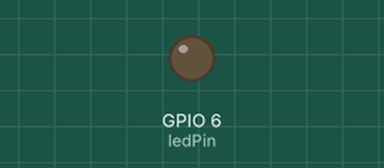
Simulated run of this program. Board: Raspberry Pi (BCM pin numbers). Shown: output pins drawn as LEDs (lit = HIGH).

Above: at 0.05 s.
At 4.55 s:
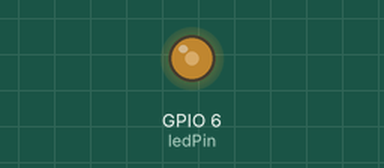
At 9.05 s:
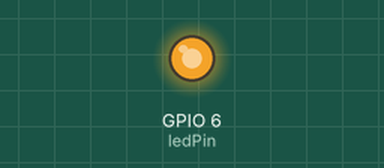
At 18.05 s:
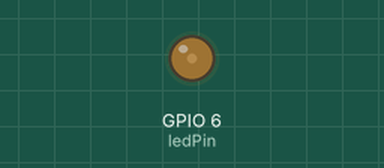
Timing chart, 0 to 26.0 s (numbered marks = the images above):
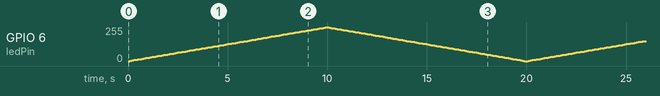

The program:

pwm_led.py
```python
#-*-coding: utf-8-*-

import RPi.GPIO as GPIO
import time

ledPin = 6

GPIO.setmode(GPIO.BCM)
GPIO.setup(ledPin, GPIO.OUT)

p = GPIO.PWM(ledPin, 255)

p.start(0)

try:
	while True:
		for i in range(100):
			p.ChangeDutyCycle(i)
			time.sleep(0.1)
		for i in reversed(range(100)):
			p.ChangeDutyCycle(i)
			time.sleep(0.1)

except KeyboardInterrupt:
	GPIO.cleanup()
```
